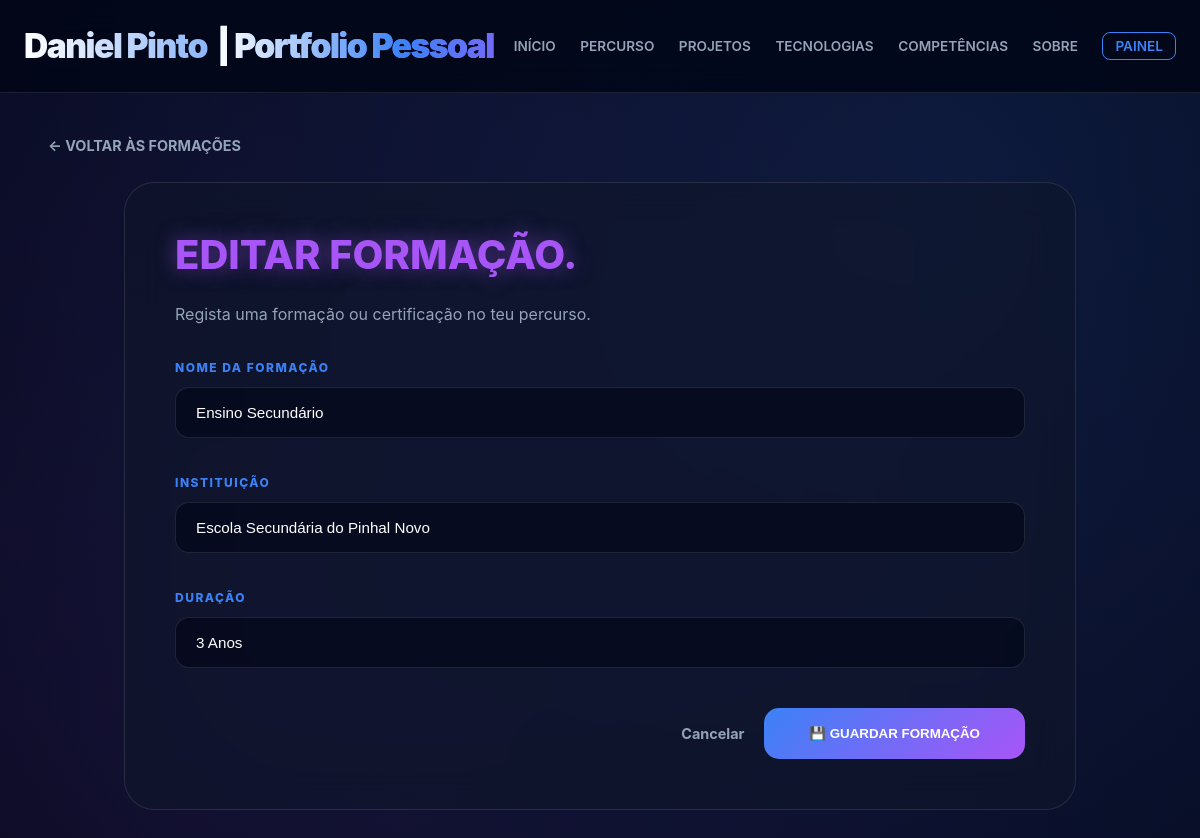
The app's page /portfolio/formacao/editar/1/ (signed in) with its own data.
### portfolioPessoal/models.py (models this page shows, shortened)
class Formacao(models.Model):
    nomeFormacao = models.CharField(max_length=150, verbose_name="Nome da Formação")
    instituicao = models.CharField(max_length=150, verbose_name="Instituição")
    duracaoFormacao = models.CharField(max_length=50, verbose_name="Duração")
    class Meta:
        verbose_name = "Formação"
        verbose_name_plural = "Formações"

### portfolioPessoal/views.py (the view)
# urls.py: path('formacao/editar/<int:id>/', views.editar_formacao_view, name='editar_formacao'),
@staff_member_required
def editar_formacao_view(request, id):
    formacao = get_object_or_404(Formacao, id=id)
    form = FormacaoForm(request.POST or None, instance=formacao)
    if form.is_valid():
        form.save(); return redirect('formacoes')
    return render(request, 'portfoliopessoal/formacoes_form.html', {'form': form, 'titulo': 'Editar Formação'})

### portfolioPessoal/forms.py
class FormacaoForm(forms.ModelForm):
    class Meta:
        model = Formacao
        fields = '__all__'
        widgets = {
            'curso': forms.TextInput(attrs={'class': 'form-input'}),
            'instituicao': forms.TextInput(attrs={'class': 'form-input'}),
            'ano_conclusao': forms.NumberInput(attrs={'class': 'form-input'}),
            'descricao': forms.Textarea(attrs={'class': 'form-input', 'rows': 3}),
        }

### portfolioPessoal/templates/portfoliopessoal/formacoes_form.html (shortened to what this page needs)
{% extends "portfoliopessoal/base.html" %}
{% block content %}
<div style="padding-top: 40px; animation: fadeInUp 0.8s ease-out;">
    <a href="{% url 'formacoes' %}" class="btn-back">← Voltar às Formações</a>
    <div class="glass-form-container">
        <div class="form-header">
            <h2 class="hero-subtitle" style="margin-top: 0; font-size: 2.5rem;">{{ titulo }}<span>.</span></h2>
            <p style="color: var(--text-muted); margin-bottom: 30px;">Regista uma formação ou certificação no teu percurso.</p>
        </div>
        <form method="POST" class="styled-form">
            <div class="form-sections">
                {% for field in form %}
                <div class="form-field-group">
                    <label>{{ field.label }}</label>
                    <div class="field-container">
                        {{ field }}
                    </div>
                </div>
                {% endfor %}
            </div>
            <div class="form-footer">
                <a href="{% url 'formacoes' %}" class="btn-cancel">Cancelar</a>
                <button type="submit" class="btn-save-main">
                    <span>💾</span> Guardar Formação
                </button>
            </div>
        </form>
    </div>
</div>
{% endblock %}

### portfolioPessoal/static/style.css (style rules this page uses)
:root { --bg-deep: #020617; --bg-card: #0f172a; --bg-input: rgba(2, 6, 23, 0.6); --accent: #3b82f6; --accent-glow: rgba(59, 130, 246, 0.5); --purple: #a855f7; --purple-glow: rgba(168, 85, 247, 0.5); --text-main: #f8fafc; --text-muted: #94a3b8; --border: rgba(255, 255, 255, 0.1); }
body { font-family: 'Inter', sans-serif; background-color: var(--bg-deep); background-image: radial-gradient(circle at 80% 20%, rgba(59, 130, 246, 0.15), transparent), radial-gradient(circle at 20% 80%, rgba(168, 85, 247, 0.1), transparent); background-attachment: fixed; margin: 0; color: var(--text-main); overflow-x: hidden; line-height: 1.6; }
.hero-subtitle { font-size: 3rem; font-weight: 800; color: var(--purple); margin: 10px 0 25px 0; line-height: 1.1; text-transform: uppercase; text-shadow: 0 0 20px var(--purple-glow); }
.btn-back { display: inline-flex; align-items: center; gap: 8px; color: var(--text-muted); text-decoration: none; font-size: 0.9rem; font-weight: 700; margin-bottom: 25px; transition: 0.3s; text-transform: uppercase; }
.glass-form-container { background: rgba(15, 23, 42, 0.6); backdrop-filter: blur(20px); border: 1px solid var(--border); border-radius: 30px; padding: 50px; max-width: 850px; margin: 0 auto 60px auto; }
.form-field-group { margin-bottom: 25px; }
.form-field-group label { font-size: 0.75rem; font-weight: 800; text-transform: uppercase; letter-spacing: 1.5px; color: var(--accent); margin-bottom: 10px; display: block; }
input[type="text"], input[type="number"], input[type="url"], textarea, select { background: var(--bg-input) !important; border: 1px solid var(--border) !important; color: white !important; padding: 16px 20px !important; border-radius: 14px !important; width: 100% !important; box-sizing: border-box !important; margin-bottom: 10px; font-size: 0.95rem !important; }
.form-footer { display: flex !important; justify-content: flex-end !important; align-items: center !important; margin-top: 30px !important; gap: 20px !important; }
.btn-save-main { background: linear-gradient(135deg, var(--accent), var(--purple)); color: white; border: none; padding: 18px 45px; border-radius: 15px; font-weight: 900; text-transform: uppercase; cursor: pointer; transition: 0.4s; }
.btn-cancel { color: var(--text-muted); text-decoration: none; font-weight: 700; font-size: 0.9rem; }

### records on screen
Formacao: form "Ensino Secundário" "Escola Secundária do Pinhal Novo" "3 Anos"

### other values on screen
{{ titulo }} "EDITAR FORMAÇÃO"
{{ field.label }} "NOME DA FORMAÇÃO" "INSTITUIÇÃO" "DURAÇÃO"
